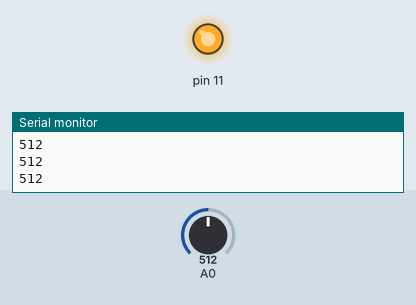
The sketch below on a simulated Arduino Uno, built with avr-gcc and run on an emulated ATmega328P. Shown: output pins drawn as LEDs (lit = HIGH), the last lines printed to the serial monitor. Inputs (shaded band) come from the test bench; at power-on: A0 = 512.

Above: at 1.2 s.
1.3 s: A0 set to 4
2.8 s: A0 set to 1
At 3.2 s:
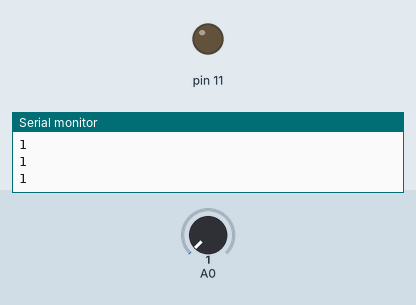
4.3 s: A0 set to 122
At 5.4 s:
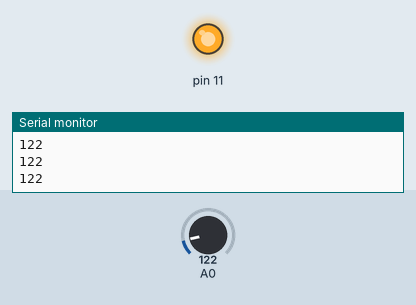
5.8 s: A0 set to 0
At 7.1 s:
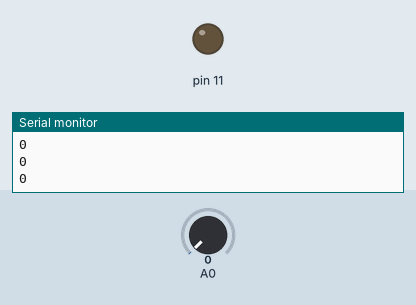
Timing chart, 0 to 8.3 s (numbered marks = the images above; inputs shaded):
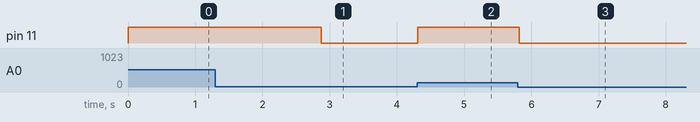

The sketch:

vibrator.ino
```cpp
int val=0; //入力される値を格納する為の変数
void setup() {
Serial.begin(9600); //モニターに出力するための設定
}
void loop() {
//ANALOG INの０番ピンからデータを受け付ける
val=analogRead(0);
Serial.println(val); //入力された値をモニターに出力
//振動を与えるor与えない
if(val < 3){
//入力値が3以下の時は振動しない
analogWrite(11,0); //出力は0
}
else{
//入力値が3以上の時は振動する
analogWrite(11,255); //出力はmax
delay(150);
}
delay(1);
}
```

Measured:
- the behaviour switches between 3 and 2 on A0 (found by bisection; images 0 and 1)
- after the input at 2.8 s, pin 11: HIGH → LOW after 0.07 s
- after the input at 4.3 s, pin 11: LOW → HIGH at once
- after the input at 5.8 s, pin 11: HIGH → LOW at once
